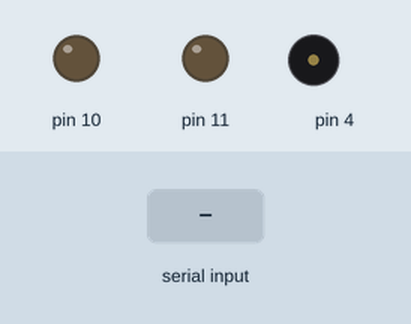
Recording of a sketch running on a simulated Arduino Uno, built with avr-gcc and run on an emulated ATmega328P. Parts: output pins drawn as LEDs (lit = HIGH), buzzer (waves = sounding). The inputs (shaded band) are chosen by the test bench. What the sketch prints to the serial monitor is not drawn.

Above: at 1.2 s.
1.3 s: "V" received over Serial
At 2.0 s:
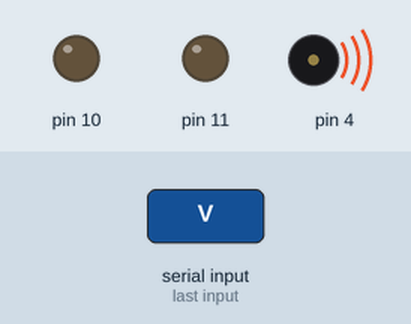
4.3 s: byte 74 ('J') received over Serial
At 5.4 s:
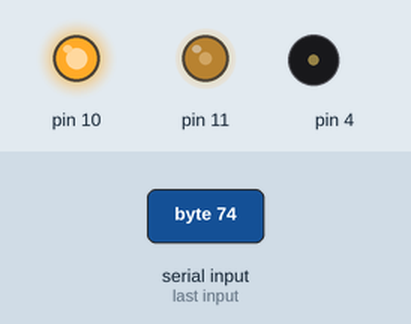
5.8 s: "F" received over Serial
At 6.5 s:
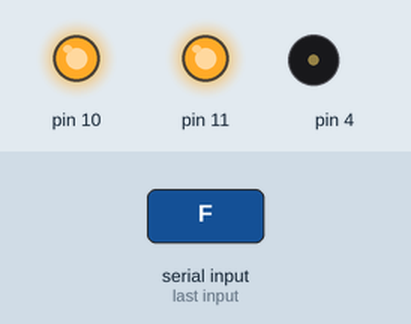
7.3 s: "L" received over Serial
At 7.7 s:
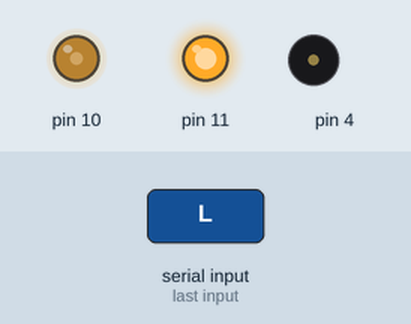
8.8 s: "B" received over Serial
At 10.0 s:
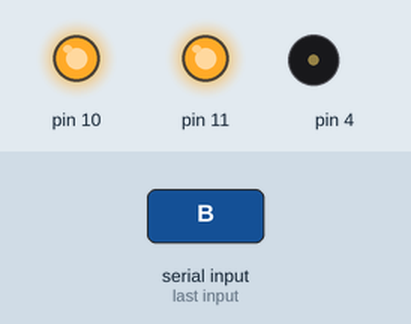
10.3 s: "R" received over Serial
At 11.2 s:
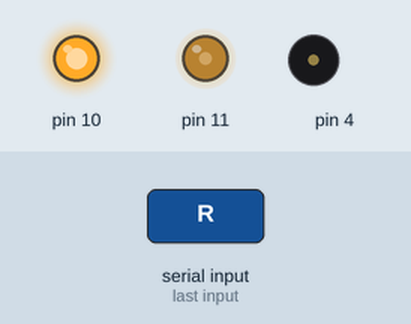
Timing chart, 0 to 12.8 s (numbered marks = the images above; inputs shaded):
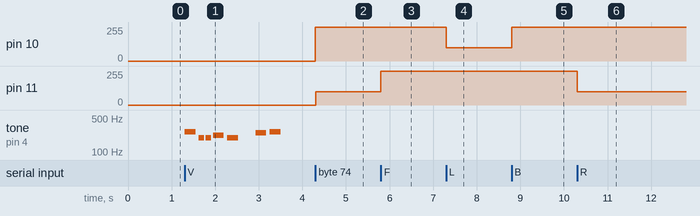

The sketch:

code_control.ino
```cpp
#define NOTE_B0  31
#define NOTE_C1  33
#define NOTE_CS1 35
#define NOTE_D1  37
#define NOTE_DS1 39
#define NOTE_E1  41
#define NOTE_F1  44
#define NOTE_FS1 46
#define NOTE_G1  49
#define NOTE_GS1 52
#define NOTE_A1  55
#define NOTE_AS1 58
#define NOTE_B1  62
#define NOTE_C2  65
#define NOTE_CS2 69
#define NOTE_D2  73
#define NOTE_DS2 78
#define NOTE_E2  82
#define NOTE_F2  87
#define NOTE_FS2 93
#define NOTE_G2  98
#define NOTE_GS2 104
#define NOTE_A2  110
#define NOTE_AS2 117
#define NOTE_B2  123
#define NOTE_C3  131
#define NOTE_CS3 139
#define NOTE_D3  147
#define NOTE_DS3 156
#define NOTE_E3  165
#define NOTE_F3  175
#define NOTE_FS3 185
#define NOTE_G3  196
#define NOTE_GS3 208
#define NOTE_A3  220
#define NOTE_AS3 233
#define NOTE_B3  247
#define NOTE_C4  262
#define NOTE_CS4 277
#define NOTE_D4  294
#define NOTE_DS4 311
#define NOTE_E4  330
#define NOTE_F4  349
#define NOTE_FS4 370
#define NOTE_G4  392
#define NOTE_GS4 415
#define NOTE_A4  440
#define NOTE_AS4 466
#define NOTE_B4  494
#define NOTE_C5  523
#define NOTE_CS5 554
#define NOTE_D5  587
#define NOTE_DS5 622
#define NOTE_E5  659
#define NOTE_F5  698
#define NOTE_FS5 740
#define NOTE_G5  784
#define NOTE_GS5 831
#define NOTE_A5  880
#define NOTE_AS5 932
#define NOTE_B5  988
#define NOTE_C6  1047
#define NOTE_CS6 1109
#define NOTE_D6  1175
#define NOTE_DS6 1245
#define NOTE_E6  1319
#define NOTE_F6  1397
#define NOTE_FS6 1480
#define NOTE_G6  1568
#define NOTE_GS6 1661
#define NOTE_A6  1760
#define NOTE_AS6 1865
#define NOTE_B6  1976
#define NOTE_C7  2093
#define NOTE_CS7 2217
#define NOTE_D7  2349
#define NOTE_DS7 2489
#define NOTE_E7  2637
#define NOTE_F7  2794
#define NOTE_FS7 2960
#define NOTE_G7  3136
#define NOTE_GS7 3322
#define NOTE_A7  3520
#define NOTE_AS7 3729
#define NOTE_B7  3951
#define NOTE_C8  4186
#define NOTE_CS8 4435
#define NOTE_D8  4699
#define NOTE_DS8 4978
int melody[] = {
  NOTE_C4, NOTE_G3,NOTE_G3, NOTE_A3, NOTE_G3,0, NOTE_B3, NOTE_C4};

// thời gina các nốt nhạc: 4 = 1/4 nốt nhạc, 8 = 1/8nốt nhạc, ...:
int noteDurations[] = {
  4, 8, 8, 4,4,4,4,4 };
void setup() {
  // put your setup code here, to run once:
  Serial.begin(9600);
  Serial.println("Hello, I am Microbit");
  pinMode(4, OUTPUT) ;
}
void horn_on()
{
  for (int thisNote = 0; thisNote < 8; thisNote++) {
    // bây giờ ta đặt một nốt nhạc là 1 giây = 1000 mili giây
    // thì ta chia cho các thành phần noteDurations thì sẽ
    // được thời gian chơi các nốt nhạc
    // ví dụ: 4 => 1000/4; 8 ==> 1000/8
    int noteDuration = 1000/noteDurations[thisNote];
    tone(4, melody[thisNote],noteDuration);

    // để phân biệt các nốt nhạc hãy delay giữa các nốt nhạc
    // một khoảng thời gian vừa phải. Ví dụ sau đây thực hiện tốt
    // điều đó: Ta sẽ cộng 30% và thời lượng của một nốt
    int pauseBetweenNotes = noteDuration * 1.30;
    delay(pauseBetweenNotes);

    //Ngừng phát nhạc để sau đó chơi nhạc tiếp!
    noTone(4);
}
}
void horn_off(){
    noTone(4) ;
    delay(2) ;
  }
void forward(){
  analogWrite(10, 255);     //left speed
  digitalWrite(12, HIGH);   //left dir

  analogWrite(11, 255);     //right speed
  digitalWrite(13, HIGH);   //right dir
}
void backward(){
  analogWrite(10, 255);     //left speed
  digitalWrite(12, LOW);   //left dir

  analogWrite(11, 255);     //right speed
  digitalWrite(13, LOW);   //right dir
}

void turn_left(){
  analogWrite(10, 100);     //left speed
  digitalWrite(12, LOW);   //left dir

  analogWrite(11, 255);     //right speed
  digitalWrite(13, HIGH);   //right dir
}

void turn_right(){
  analogWrite(10, 255);     //left speed
  digitalWrite(12, HIGH);   //left dir

  analogWrite(11, 100);     //right speed
  digitalWrite(13, LOW);   //right dir
}
void forward_left(){
  analogWrite(10, 150);     //left speed
  digitalWrite(12, HIGH);   //left dir

  analogWrite(11, 255);     //right speed
  digitalWrite(13, HIGH);   //right dir
}
void forward_right(){
  analogWrite(10, 255);     //left speed
  digitalWrite(12, HIGH);   //left dir

  analogWrite(11, 100);     //right speed
  digitalWrite(13, HIGH);   //right dir
}
void backward_left(){
  analogWrite(10, 150);     //left speed
  digitalWrite(12, LOW);   //left dir

  analogWrite(11, 255);     //right speed
  digitalWrite(13, LOW);   //right dir
}
void backward_right(){
 analogWrite(10, 255);     //left speed
  digitalWrite(12, LOW);   //left dir

  analogWrite(11, 100);     //right speed
  digitalWrite(13, LOW);   //right dir
}
void stop_robot(){
  analogWrite(10, 0);     //left speed
  digitalWrite(12, HIGH);   //left dir

  analogWrite(11, 0);     //right speed
  digitalWrite(13, HIGH);   //right dir
}


void loop() {
  // put your main code here, to run repeatedly:
  if(Serial.available()){
    char temp = Serial.read();
    if(temp == 'S'){
      stop_robot();
    }else if(temp == 'F'){
      forward();
    }else if(temp == 'B'){
      backward();
    }else if(temp == 'L'){
      turn_left();
    }else if(temp == 'R'){
      turn_right();
    }
    else if (temp=='V'){
    horn_on() ;
    } else if (temp=='v'){
    horn_off() ;
    } else if(temp=='G'){
      forward_left() ;
    }else if(temp=='I') {
      forward_right() ;
     }
      else if (temp=='H'){
        backward_left() ;}
      else if(temp=='J') {
        backward_right() ;
    }
  }
}

    //Serial.print("I received: ");
    //Serial.println(temp);
```

Measured:
- after the input at 1.3 s, tone on pin 4: plays 262 Hz for 0.25 s, 196 Hz for 0.13 s, 196 Hz for 0.13 s, 220 Hz for 0.25 s, 196 Hz for 0.25 s, 247 Hz for 0.25 s … (7 notes in this stretch), starting at once
- after the input at 4.3 s, pin 10: 0/255 → 255/255 at once; pin 11: 0/255 → 100/255 at once
- after the input at 5.8 s, pin 11: 100/255 → 255/255 at once
- after the input at 7.3 s, pin 10: 255/255 → 100/255 at once
- after the input at 8.8 s, pin 10: 100/255 → 255/255 at once
- after the input at 10.3 s, pin 11: 255/255 → 100/255 at once
